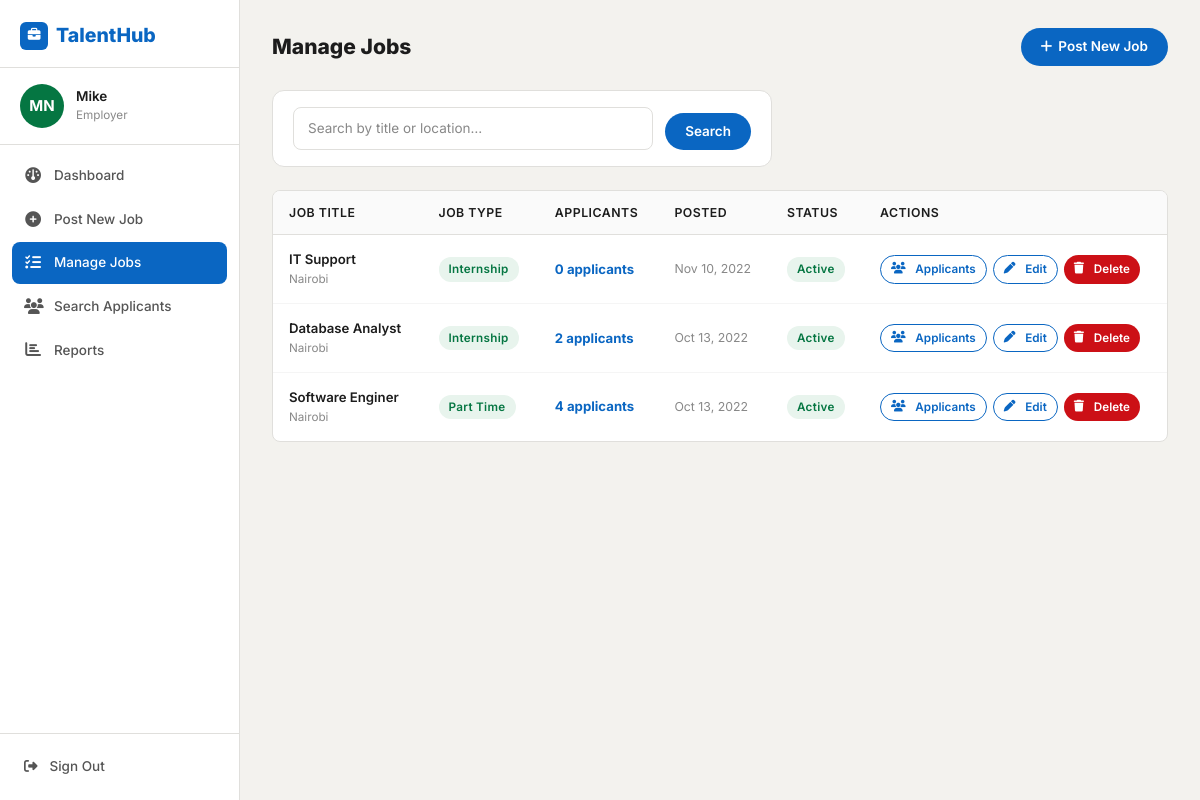
Page /staff/jobs/ (signed in) on the earlier database version.
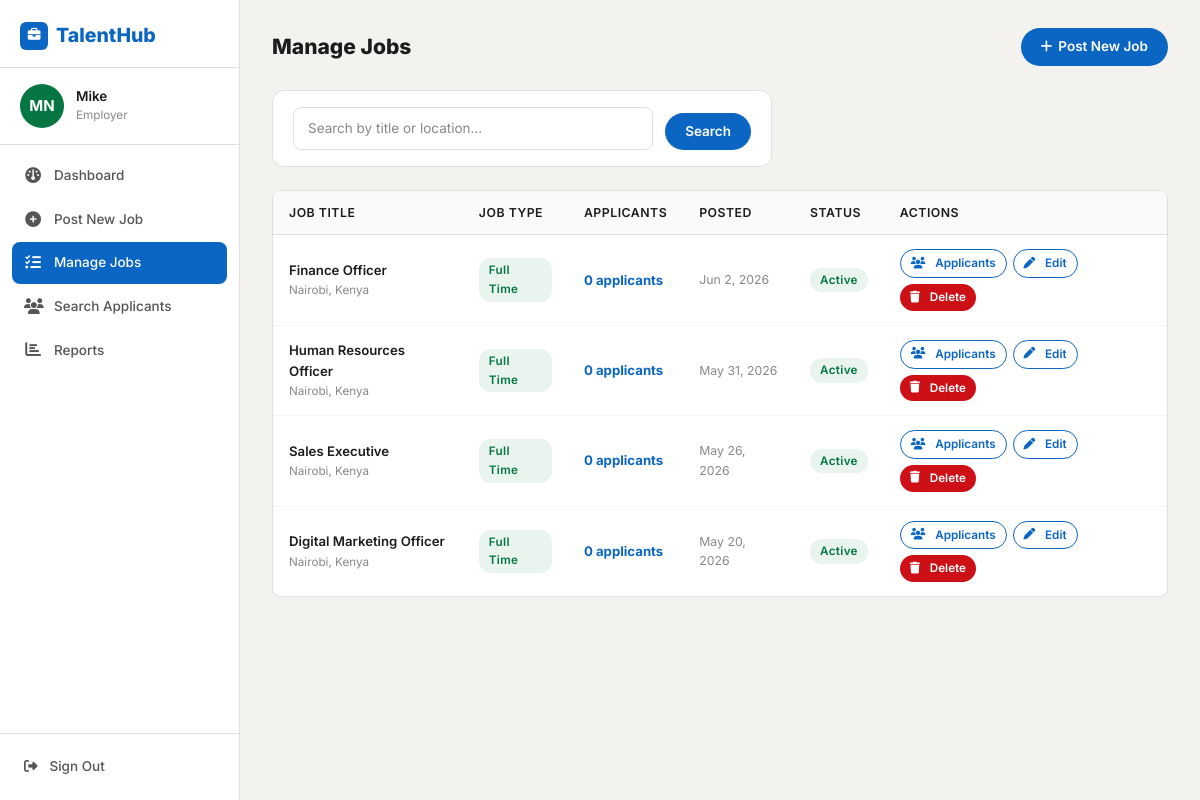
Same page on the later database version.
### job_seeker/models.py (models this page shows, shortened)
class Job(models.Model):
    staff = models.ForeignKey(User, related_name='jobs', on_delete=models.CASCADE, null=True)
    title = models.CharField(max_length=255)
    company = models.CharField(max_length=200, null=True, blank=True)
    location = models.CharField(max_length=255)
    description = models.TextField()
    skills_req = models.CharField(max_length=500, null=True, blank=True)
    job_type = models.CharField(max_length=30, choices=JOB_TYPES, default='Full Time', null=True)
    link = models.URLField(null=True, blank=True)
    salary = models.CharField(max_length=100, null=True, blank=True)
    slug = AutoSlugField(populate_from='title', unique=True, null=True)
    date_posted = models.DateTimeField(default=timezone.now)
    deadline = models.DateField(null=True, blank=True)

### job_seeker/decorators.py (the view)
    def wrapper_func(request, *args, **kwargs):
        if not request.user.is_authenticated:
            return redirect('login')
        if request.user.user_type == User.STAFF or request.user.is_superuser:
            return view_func(request, *args, **kwargs)
        messages.error(request, 'Access denied. This page is for employers only.')
        return redirect('home')

### job_seeker/models.py (called while the page is built)
    @property
    def full_name(self):
        return f'{self.first_name} {self.last_name}'.strip() or self.username

    @property
    def initials(self):
        parts = self.full_name.split()
        if len(parts) >= 2:
            return (parts[0][0] + parts[-1][0]).upper()
        return self.username[:2].upper()

### job_seeker/views.py (called while the page is built)
@login_required
@staff_required
def all_jobs(request):
    jobs = Job.objects.filter(staff=request.user).annotate(
        app_count=Count('application')
    ).order_by('-date_posted')
    search_query = request.GET.get('q', '').strip()
    if search_query:
        jobs = jobs.filter(Q(title__icontains=search_query) | Q(location__icontains=search_query))
    paginator = Paginator(jobs, 10)
    page_obj = paginator.get_page(request.GET.get('page'))
    context = {'jobs': page_obj, 'search_query': search_query}
    return render(request, 'staff/job_post.html', context)

### templates/staff/job_post.html (shortened to what this page needs)
{% extends 'base.html' %}
{% block body %}
{% include 'staff/side_bar_staff.html' %}
<div class="sidebar-main">
  <div class="page-header">
    <h1 class="page-title">Manage Jobs</h1>
    <a href="{% url 'add-job' %}" class="btn-primary-th">
      <i class="fa-solid fa-plus"></i> Post New Job
    </a>
  </div>
  <form method="get" class="filter-bar mb-4" style="max-width:500px;">
    <div class="filter-group" style="flex:1;">
      <input type="text" name="q" value="{{ search_query }}" class="th-form-control" placeholder="Search by title or location…">
    </div>
    <button type="submit" class="btn-primary-th">Search</button>
  </form>
  <div class="th-table-wrapper">
    <table class="th-table">
      <thead>
        <tr>
          <th>Job Title</th>
          <th>Job Type</th>
          <th>Applicants</th>
          <th>Posted</th>
          <th>Status</th>
          <th>Actions</th>
        </tr>
      </thead>
      <tbody>
        {% for job in jobs %}
        <tr>
          <td>
            <div style="font-weight:600;color:var(--text-dark);">{{ job.title }}</div>
            <div style="font-size:.78rem;color:var(--text-light);">{{ job.location }}</div>
          </td>
          <td>
            <span class="badge-status badge-active">{{ job.job_type }}</span>
          </td>
          <td>
            <a href="{% url 'job-applicants' job.id %}" style="font-weight:700;color:var(--primary);">
              {{ job.app_count }} applicant{{ job.app_count|pluralize }}
            </a>
          </td>
          <td style="font-size:.82rem;color:var(--text-light);">{{ job.date_posted|date:"M j, Y" }}</td>
          <td>
            {% if job.deadline and job.deadline < today %}
            <span class="badge-status badge-rejected">Closed</span>
            {% else %}
            <span class="badge-status badge-shortlisted">Active</span>
            {% endif %}
          </td>
          <td>
            <div style="display:flex;gap:6px;flex-wrap:wrap;">
              <a href="{% url 'job-applicants' job.id %}" class="btn-outline-th" style="font-size:.78rem;padding:4px 10px;">
                <i class="fa-solid fa-users me-1"></i>Applicants
              </a>
              <a href="{% url 'edit-job-post' job.slug %}" class="btn-outline-th" style="font-size:.78rem;padding:4px 10px;">
                <i class="fa-solid fa-pen me-1"></i>Edit
              </a>
              <a href="{% url 'delete-job' job.slug %}" class="btn-danger-th" style="font-size:.78rem;padding:4px 10px;"
                 onclick="return confirm('Delete this job? This cannot be undone.')">
                <i class="fa-solid fa-trash me-1"></i>Delete
              </a>
            </div>
          </td>
        </tr>
        {% endfor %}
      </tbody>
    </table>
  </div>
</div>
{% endblock %}

Differences in the rows shown:
removed Job: title "IT Support", location "Nairobi", job_type "Internship", app_count "0", date_posted "Nov 10, 2022", shows "Active"
removed Job: title "Database Analyst", location "Nairobi", job_type "Internship", app_count "2", date_posted "Oct 13, 2022", shows "Active"
removed Job: title "Software Enginer", location "Nairobi", job_type "Part Time", app_count "4", date_posted "Oct 13, 2022", shows "Active"
added Job: title "Finance Officer", location "Nairobi, Kenya", job_type "Full Time", app_count "0", date_posted "Jun 2, 2026", shows "Active"
added Job: title "Human Resources Officer", location "Nairobi, Kenya", job_type "Full Time", app_count "0", date_posted "May 31, 2026", shows "Active"
added Job: title "Sales Executive", location "Nairobi, Kenya", job_type "Full Time", app_count "0", date_posted "May 26, 2026", shows "Active"
added Job: title "Digital Marketing Officer", location "Nairobi, Kenya", job_type "Full Time", app_count "0", date_posted "May 20, 2026", shows "Active"
